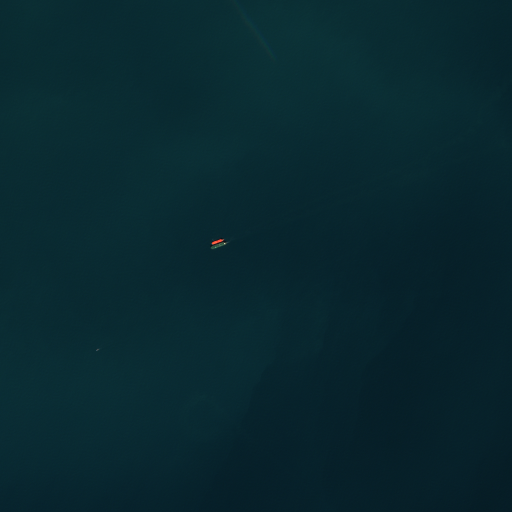
#> input picture opendarksts/example/2020-01-24_example.tiff, 1024 x 1024 px (shown at 1/2 size)
$ python -i pipeline.py   (imports and definitions only)
#> lines starting #> are read from the running program, lines starting #| are printed output that depends on the picture
### scripts/workspace.py
"""Shared workspace paths and small persistent records."""
from __future__ import annotations

import hashlib
import errno
import json
import os
import tempfile
from contextlib import contextmanager, ExitStack
from importlib.resources import files
from pathlib import Path
from typing import Any

REPO_ROOT = Path(__file__).resolve().parent.parent
WORKSPACE_DIR = Path(os.environ.get("OPENDARKSTS_WORKSPACE", Path.cwd() / "workspace")).expanduser().resolve()


def default_manifest() -> dict[str, Any]:
    # Direct script entry points put scripts/, rather than the project root, on
    # sys.path. Prefer the adjacent package so another installed checkout cannot
    # supply a stale manifest. Installed wheels retain the same sibling layout.
    adjacent = REPO_ROOT / "opendarksts" / "assets" / "default_model.json"
    if adjacent.is_file():
        return json.loads(adjacent.read_text(encoding="utf-8"))
    return json.loads(files("opendarksts").joinpath("assets/default_model.json").read_text(encoding="utf-8"))


DEFAULT_WEIGHT_NAME = default_manifest()["filename"]


# [122 lines left out: functions contained, sha256, atomic_json, current_model, set_current_model, exclusive_lock and 3 more, not called in this run]

### scripts/pipeline.py
"""One-command operational pipeline: detect STS pairs, georeference, cross-check AIS.

Given a folder of Sentinel-2 GeoTIFF tiles (and optionally a single date), this runs
the promoted STS YOLO weight, converts pixel boxes to lat/lon, correlates each
detection against the matching US AIS day file, and writes a CSV/JSON of dark STS
candidates plus one annotated PNG per detection so a human can check every hit.
"""

from __future__ import annotations

import argparse
import math
import uuid
from datetime import datetime, timezone
from pathlib import Path
from typing import Any, Callable, Sequence

from PIL import Image, ImageDraw

try:
    from .workspace import current_model, atomic_json, sha256, WORKSPACE_DIR, DEFAULT_WEIGHT_NAME
    from .correlate_ais import correlate_detections
    from .detect import detect_images, MAX_BOX_AREA_FRACTION
    from .georeference import georeference_detections
    from .sts_utils import (
        PIPELINE_CSV_FIELDS,
        filter_readable_images,
        flatten_pipeline_result,
        parse_image_date,
        load_bbox_for_image,
        resolve_image_inputs,
        resolve_ais_file,
        write_csv_rows,
        write_json,
    )
except ImportError:
    from workspace import current_model, atomic_json, sha256, WORKSPACE_DIR, DEFAULT_WEIGHT_NAME
    from correlate_ais import correlate_detections
    from detect import detect_images, MAX_BOX_AREA_FRACTION
    from georeference import georeference_detections
    from sts_utils import (
        PIPELINE_CSV_FIELDS,
        filter_readable_images,
        flatten_pipeline_result,
        parse_image_date,
        load_bbox_for_image,
        resolve_image_inputs,
        resolve_ais_file,
        write_csv_rows,
        write_json,
    )


REPO_ROOT = Path(__file__).resolve().parent.parent
# [1 line that did not run here, left out]
PREVIEW_MARGIN_PX = 120
PREVIEW_MIN_SIDE_PX = 480
PREVIEW_CAPTION_LINE_PX = 14


def _default_warn(message: str) -> None:
    print(f"WARNING: {message}")


def select_images(
    image_inputs: Sequence[str],
    date: str | None = None,
    warn: Callable[[str], None] | None = None,
) -> list[Path]:
    """Resolve inputs, drop unreadable/zero-byte rasters, and optionally keep one date."""
    emit = warn or _default_warn
    image_paths = resolve_image_inputs(list(image_inputs))
    image_paths = filter_readable_images(image_paths, warn=emit)

    kept: list[Path] = []
    for path in image_paths:
        try:
            image_date = parse_image_date(path)
        except ValueError as error:
            emit(f"Skipping image with no parsable date: {error}")
            continue
        if date is not None and image_date != date:
            continue
        kept.append(path)
    return kept


# [92 lines left out: functions _preview_name, _caption_lines, write_detection_preview, write_detection_previews, not called in this run]


def run_pipeline(
    image_inputs: list[str],
    weights: str | Path | None = None,
    ais_dir: str | Path = "",
    conf: float = 0.25,
    radius_m: float = 1000.0,
    bbox_json: str | Path | None = None,
    date: str | None = None,
    preview_dir: str | Path | None = None,
    warn: Callable[[str], None] | None = None,
    record_path: str | Path | None = None,
) -> list[dict[str, Any]]:
    if ais_dir and not Path(ais_dir).expanduser().exists():
        raise ValueError(f"AIS path does not exist: {ais_dir}")
    image_paths = select_images(image_inputs, date=date, warn=warn)
    if not image_paths:
        raise FileNotFoundError("No readable input images were found")

    if bbox_json is not None and len(image_paths) > 1:
        raise ValueError("A bbox override can only be used with one image")
    for image_path in image_paths:
        load_bbox_for_image(image_path, bbox_json)
    if ais_dir and Path(ais_dir).expanduser().is_file():
        for day in {parse_image_date(path) for path in image_paths}:
            resolve_ais_file(Path(ais_dir).expanduser(), day)
    if not math.isfinite(conf) or not 0 <= conf <= 1:
        raise ValueError("Confidence must be between zero and one")
    if not math.isfinite(radius_m) or radius_m <= 0:
        raise ValueError("AIS radius must be positive and finite")
    weight_path = Path(weights or current_model()).resolve()
    run_id = uuid.uuid4().hex
    record_path = Path(record_path or WORKSPACE_DIR / "reports" / "operational" / run_id / "run.json")
    record = {"run_id": run_id, "started_at": datetime.now(timezone.utc).isoformat(),
              "weight": str(weight_path), "weight_sha256": sha256(weight_path), "confidence": conf,
              "ais_radius_m": radius_m, "ais_source": str(ais_dir), "date": date,
              "max_box_area_fraction": MAX_BOX_AREA_FRACTION,
              "inputs": [str(path) for path in image_paths],
              "input_sha256": {str(path): sha256(path) for path in image_paths}, "bbox_override": str(bbox_json) if bbox_json else None,
              "matching_policy": "same UTC day, radius only", "status": "running"}
    atomic_json(record_path, record)
    try:
        detections = detect_images(image_paths=image_paths, weights=weight_path, conf=conf)
        georeferenced = georeference_detections(detections=detections, bbox_path=bbox_json)
        results = correlate_detections(detections=georeferenced, ais_dir=ais_dir, radius_m=radius_m)
        for item in results:
            item.update(run_id=run_id, run_record=str(record_path))
        if preview_dir is not None:
            write_detection_previews(results, preview_dir)
        record.update(status="completed", detection_count=len(results),
                      ais_files=sorted({item["ais_file"] for item in results if item.get("ais_file")}))
        return results
    except Exception as exc:
        record.update(status="failed", error=str(exc))
        raise
    finally:
        record["ended_at"] = datetime.now(timezone.utc).isoformat()
        atomic_json(record_path, record)


# [73 lines left out: functions write_pipeline_output, summarise_results, main, not called in this run]


# [2 lines not run here, left out]

>>> import cv2
>>> picture = cv2.imread('../opendarksts/example/2020-01-24_example.tiff', cv2.IMREAD_GRAYSCALE)
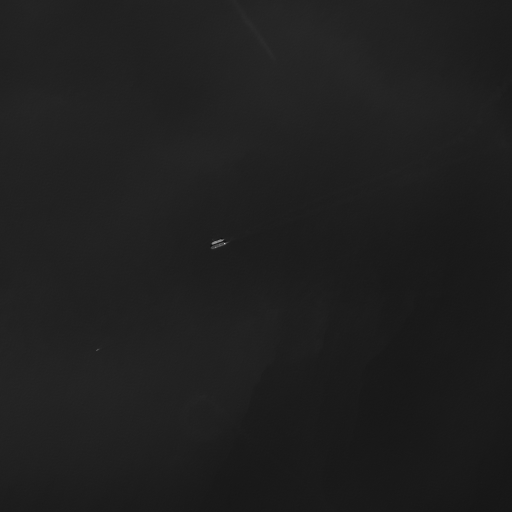
#> picture: shape (1024, 1024) (shown at 1/2 size); min 11, max 232, mean 31.1
>>> result = run_pipeline(picture)
#> (the run stopped early here; a loop or call above may not have finished)
